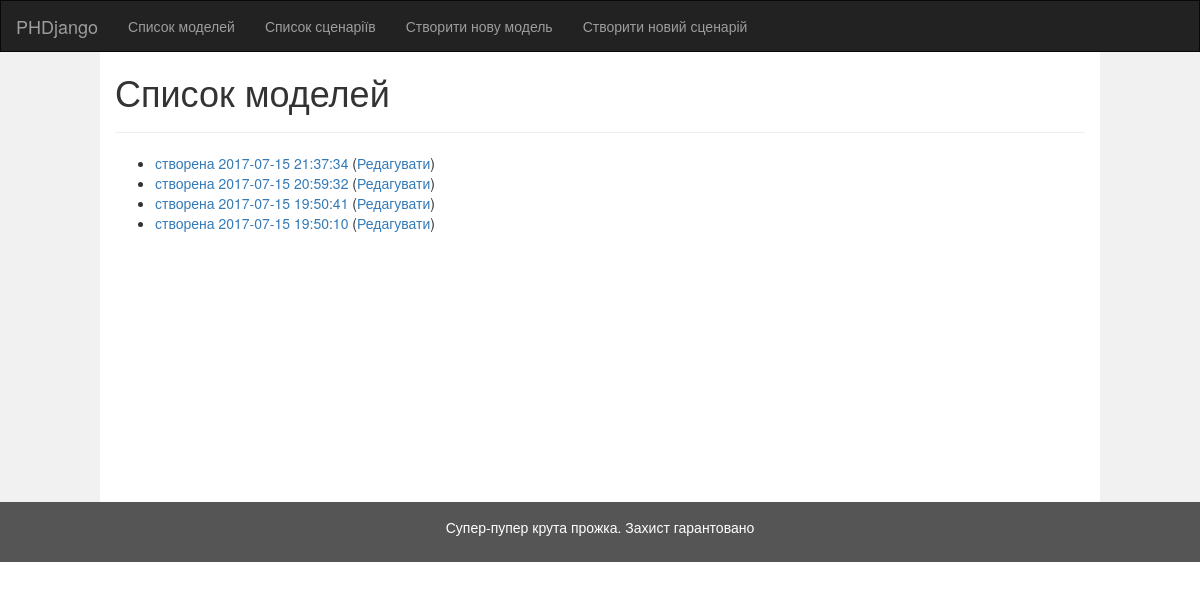
Before: /models/ with the older database file.
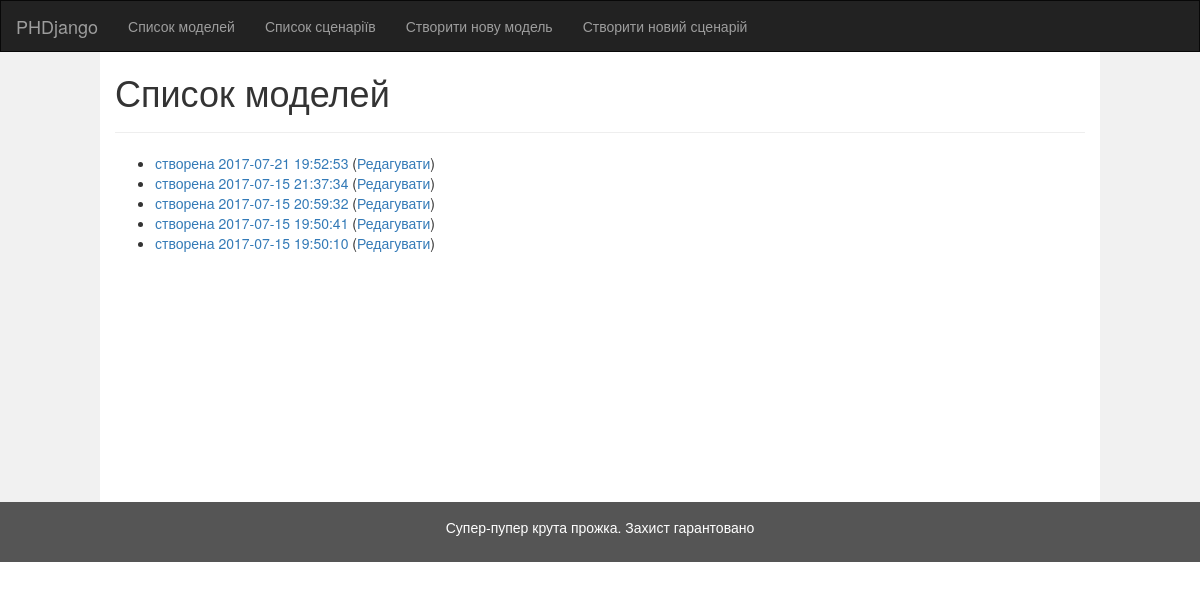
After: the same page with the newer database file.
### models/models.py (models this page shows)
class ModelConfig(models.Model):
    created_at = models.DateTimeField(auto_now_add=True, null=True)
    title = models.CharField("Назва конфігурації моделі", null=True, max_length=1024)
    production_firm_structure = models.ForeignKey(FirmStructure, related_name="ProductionFirm", null=True)
    raw_firm_structure = models.ForeignKey(FirmStructure, related_name="RawFirm", null=True)
    capital_firm_structure = models.ForeignKey(FirmStructure, related_name="CapitalFirm", null=True)
    household_structure = models.ForeignKey(HouseholdStructure, null=True)
    government_structure = models.ForeignKey(GovernmentStructure, null=True)
    outside_world = models.BooleanField("Зовнішній світ", default=False)
    def natural_key(self):
        return (self.title, self.created_at,) + self.production_firm_structure.natural_key() + \
               self.raw_firm_structure.natural_key() + self.capital_firm_structure.natural_key() + \
               self.household_structure.natural_key() + self.government_structure.natural_key()
    natural_key.dependencies = ['phdjango.FirmStructure', 'phdjango.HouseholdStructure', 'phdjango.GovernmentStructure']
    def __str__(self):
        return "Модель " + str(self.title) if self.title is not None else "" + "створена " + self.created_at.strftime(
            "%Y-%m-%d %H:%M:%S")

### models/views.py (the view)
class ModelIndexView(generic.ListView):
    template_name = 'models/model-index.html'
    context_object_name = 'latest_model_list'
    def get_queryset(self):
        return ModelConfig.objects.order_by('-created_at')

### models/templates/models/model-index.html
{% extends 'models/base.html' %}
{% block title %}Список моделей{% endblock %}
{% block content %}
    {% if latest_model_list %}
        <ul>
            {% for model in latest_model_list %}
                <li>
                    <a href="{% url 'models:model-config-detail' model.id %}">{{ model }}</a>
                    (<a href="{% url 'models:model-config-edit-basic' model.id %}">Редагувати</a>)
                </li>
            {% endfor %}
        </ul>
    {% else %}
        <p>No models are available.</p>
    {% endif %}
{% endblock %}

Changed rows visible on the page:
added ModelConfig: title+created_at "створена 2017-07-21 19:52:53"
